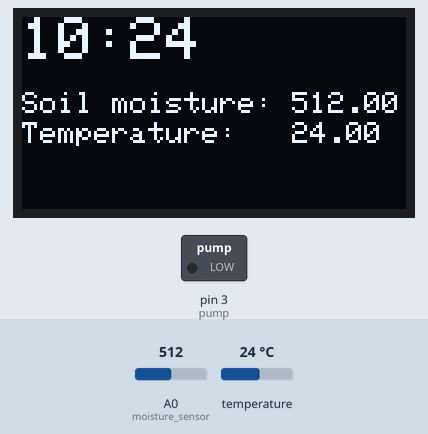
Recording of a sketch running on a simulated Arduino Uno, built with avr-gcc and run on an emulated ATmega328P. Parts: 128×64 one-colour display, switched loads named in the sketch (green lamp = pin HIGH). Dashed ring = blinking. The test bench sets the inputs (shaded band); at power-on: temperature 24 °C, A0 (moisture_sensor) = 512. The local clock reads 2024-03-15 10:24:30 at power-on unless the sketch sets it.

Above: at 1.8 s.
1.9 s: temperature set to 12 °C
At 2.9 s:
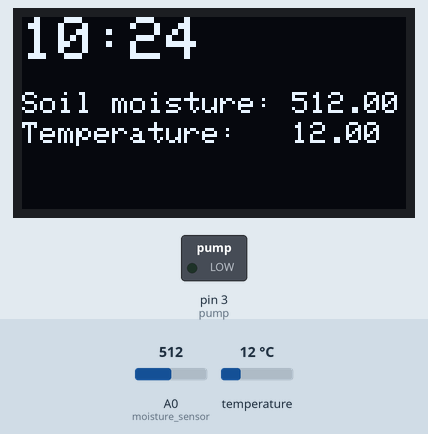
6.0 s: A0 (moisture_sensor) set to 716
At 7.0 s:
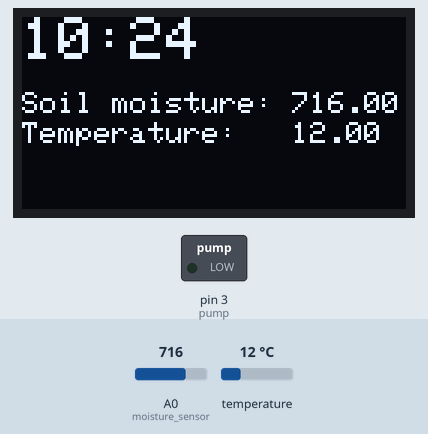
8.7 s: temperature set to 19 °C
11.8 s: A0 (moisture_sensor) set to 900
At 13.2 s:
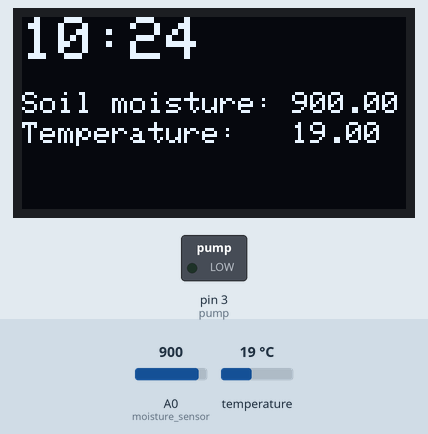
14.9 s: temperature set to 28 °C
At 15.9 s:
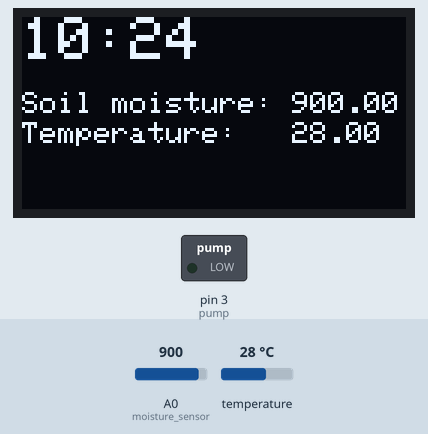
18.0 s: A0 (moisture_sensor) set to 1023
At 19.4 s:
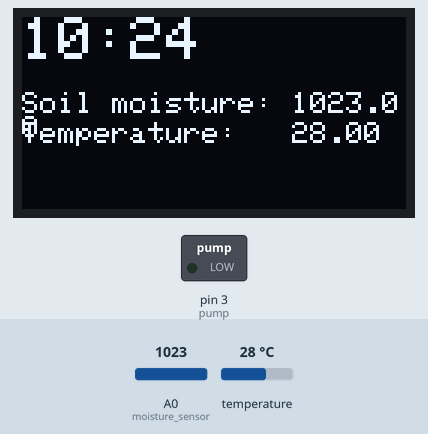
Timing chart, 0 to 22.1 s (numbered marks = the images above; inputs shaded):
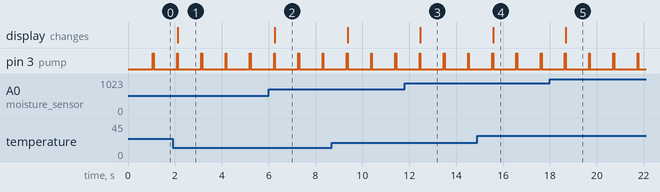

Measured:
- after the input at 1.9 s, the display: changes after 0.23 s (image 1)
- after the input at 6.0 s, the display: changes after 0.27 s (image 2)
- after the input at 11.8 s, the display: changes after 0.67 s (image 3)
- after the input at 14.9 s, the display: changes after 0.67 s (image 4)
- after the input at 18.0 s, the display: changes after 0.68 s (image 5)
- by itself, pin 3 (pump): alternates HIGH for 0.03 s and LOW for 1.0 s

The sketch:

seminarka.ino
```cpp
#include <SPI.h>
#include <Wire.h>
#include <Adafruit_GFX.h>
#include <Adafruit_SSD1306.h>

#include <RTClib.h>

#define SCREEN_WIDTH 128
#define SCREEN_HEIGHT 64

//Oled init
#define OLED_RESET     4
Adafruit_SSD1306 display(SCREEN_WIDTH, SCREEN_HEIGHT, &Wire, OLED_RESET);

//Sensor init
int moisture_sensor = A0;
float soil_moisture;

//Alert led init
int pump = 3;

//Clock init
RTC_DS3231 rtc;

void setup() {
  //rtc.adjust(DateTime(F(__DATE__), F(__TIME__)));
   if (! rtc.begin()) {
    Serial.println("Couldn't find RTC");
    while (1);
  }

  if (rtc.lostPower()) {
    rtc.adjust(DateTime(F(__DATE__), F(__TIME__)));

  }

  pinMode(pump, OUTPUT);
  Serial.begin(9600);

  if(!display.begin(SSD1306_SWITCHCAPVCC, 0x3C)) {
    Serial.println(F("SSD1306 allocation failed"));
    for(;;);
  }


}

void loop() {


  //Read soil moisture
  soil_moisture = analogRead(moisture_sensor);
  //soil_moisture = map(soil_moisture, 674, 155, 0, 100);

  //Time format
  DateTime now = rtc.now();
  char time[5];
  sprintf(time, "%02d:%02d",  now.hour(), now.minute());

  display.clearDisplay();
  display.setTextSize(2);
  display.setCursor(0, 0);
  display.print(time);
  display.setTextSize(1);
  display.setTextColor(WHITE);
  display.setCursor(0,25);
  display.print("Soil moisture:" );
  display.setCursor(90,25);
  display.print(soil_moisture);
  display.setCursor(0,35);
  display.print("Temperature:" );
  display.setCursor(90,35);
  display.print(rtc.getTemperature());
  display.display();
  digitalWrite(pump, LOW);
  delay(1000);


  if (now.minute() % 20 == 0 && now.second() == 0) {
    Serial.print(time);
    Serial.print("-");
    Serial.print(soil_moisture);
    Serial.print("\n");
  }

  if (now.minute() == 0 && (now.hour() == 16 || now.hour() == 4) && now.second() < 15) {
    Serial.print(time);
    Serial.print("-");
    Serial.print(soil_moisture);
    Serial.print("\n");

    if (soil_moisture < 170) {
      digitalWrite(pump, LOW);
    }

  }
  else {
    digitalWrite(pump, HIGH);
  }

}
```
